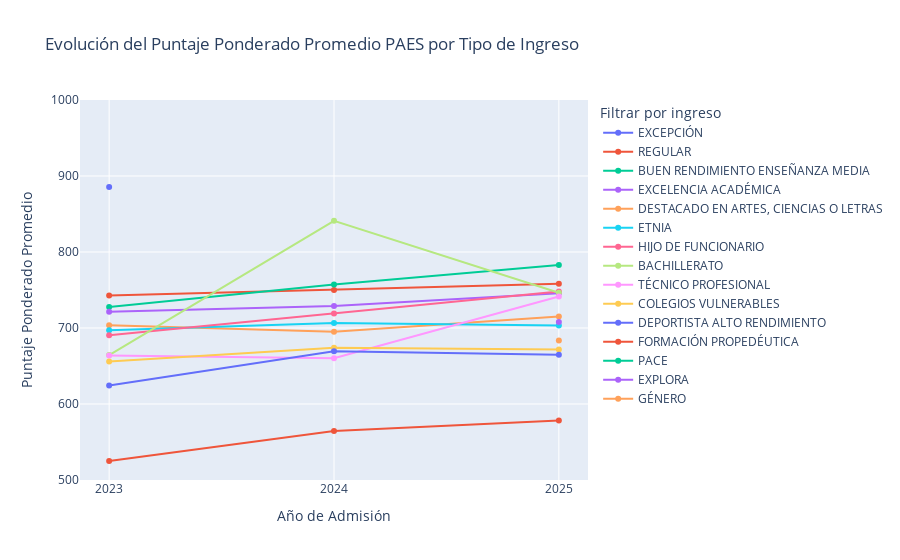

The notebook cell saved with this chart:
### Code cell
import plotly.express as px

# Crear gráfico interactivo
fig = px.line(
    tabla_ingreso,
    x="ANIO",
    y="PTJE_PONDERADO",
    color="INGRESO",
    markers=True,
    title="Evolución del Puntaje Ponderado Promedio PAES por Tipo de Ingreso",
    labels={
        "ANIO": "Año de Admisión",
        "PTJE_PONDERADO": "Puntaje Ponderado Promedio",
        "INGRESO": "Tipo de Ingreso"
    }
)

# Ajustar layout
fig.update_layout(
    yaxis=dict(range=[500, 1000]),
    xaxis=dict(type='category'),
    legend_title_text="Filtrar por ingreso"
)

fig.show()

### Figure 1 — Plotly figure (JSON) as saved in the notebook; plotly's stock layout.template omitted (floating-point values rounded to 4 significant figures)
{"data": [{"hovertemplate": "Tipo de Ingreso=EXCEPCIÓN<br>Año de Admisión=%{x}<br>Puntaje Ponderado Promedio=%{y}<extra></extra>", "legendgroup": "EXCEPCIÓN", "line": {"color": "#636efa", "dash": "solid"}, "marker": {"symbol": "circle"}, "mode": "lines+markers", "name": "EXCEPCIÓN", "orientation": "v", "showlegend": true, "type": "scatter", "x": ["2023"], "xaxis": "x", "y": [885.4], "yaxis": "y"}, {"hovertemplate": "Tipo de Ingreso=REGULAR<br>Año de Admisión=%{x}<br>Puntaje Ponderado Promedio=%{y}<extra></extra>", "legendgroup": "REGULAR", "line": {"color": "#EF553B", "dash": "solid"}, "marker": {"symbol": "circle"}, "mode": "lines+markers", "name": "REGULAR", "orientation": "v", "showlegend": true, "type": "scatter", "x": ["2023", "2024", "2025"], "xaxis": "x", "y": [742.9, 750.0, 758.2], "yaxis": "y"}, {"hovertemplate": "Tipo de Ingreso=BUEN RENDIMIENTO ENSEÑANZA MEDIA<br>Año de Admisión=%{x}<br>Puntaje Ponderado Promedio=%{y}<extra></extra>", "legendgroup": "BUEN RENDIMIENTO ENSEÑANZA MEDIA", "line": {"color": "#00cc96", "dash": "solid"}, "marker": {"symbol": "circle"}, "mode": "lines+markers", "name": "BUEN RENDIMIENTO ENSEÑANZA MEDIA", "orientation": "v", "showlegend": true, "type": "scatter", "x": ["2023", "2024", "2025"], "xaxis": "x", "y": [727.6, 757.2, 783.0], "yaxis": "y"}, {"hovertemplate": "Tipo de Ingreso=EXCELENCIA ACADÉMICA<br>Año de Admisión=%{x}<br>Puntaje Ponderado Promedio=%{y}<extra></extra>", "legendgroup": "EXCELENCIA ACADÉMICA", "line": {"color": "#ab63fa", "dash": "solid"}, "marker": {"symbol": "circle"}, "mode": "lines+markers", "name": "EXCELENCIA ACADÉMICA", "orientation": "v", "showlegend": true, "type": "scatter", "x": ["2023", "2024", "2025"], "xaxis": "x", "y": [721.3, 729.0, 745.9], "yaxis": "y"}, {"hovertemplate": "Tipo de Ingreso=DESTACADO EN ARTES, CIENCIAS O LETRAS<br>Año de Admisión=%{x}<br>Puntaje Ponderado Promedio=%{y}<extra></extra>", "legendgroup": "DESTACADO EN ARTES, CIENCIAS O LETRAS", "line": {"color": "#FFA15A", "dash": "solid"}, "marker": {"symbol": "circle"}, "mode": "lines+markers", "name": "DESTACADO EN ARTES, CIENCIAS O LETRAS", "orientation": "v", "showlegend": true, "type": "scatter", "x": ["2023", "2024", "2025"], "xaxis": "x", "y": [703.6, 695.1, 715.2], "yaxis": "y"}, {"hovertemplate": "Tipo de Ingreso=ETNIA<br>Año de Admisión=%{x}<br>Puntaje Ponderado Promedio=%{y}<extra></extra>", "legendgroup": "ETNIA", "line": {"color": "#19d3f3", "dash": "solid"}, "marker": {"symbol": "circle"}, "mode": "lines+markers", "name": "ETNIA", "orientation": "v", "showlegend": true, "type": "scatter", "x": ["2023", "2024", "2025"], "xaxis": "x", "y": [696.9, 706.5, 703.1], "yaxis": "y"}, {"hovertemplate": "Tipo de Ingreso=HIJO DE FUNCIONARIO<br>Año de Admisión=%{x}<br>Puntaje Ponderado Promedio=%{y}<extra></extra>", "legendgroup": "HIJO DE FUNCIONARIO", "line": {"color": "#FF6692", "dash": "solid"}, "marker": {"symbol": "circle"}, "mode": "lines+markers", "name": "HIJO DE FUNCIONARIO", "orientation": "v", "showlegend": true, "type": "scatter", "x": ["2023", "2024", "2025"], "xaxis": "x", "y": [690.5, 719.0, 748.2], "yaxis": "y"}, {"hovertemplate": "Tipo de Ingreso=BACHILLERATO<br>Año de Admisión=%{x}<br>Puntaje Ponderado Promedio=%{y}<extra></extra>", "legendgroup": "BACHILLERATO", "line": {"color": "#B6E880", "dash": "solid"}, "marker": {"symbol": "circle"}, "mode": "lines+markers", "name": "BACHILLERATO", "orientation": "v", "showlegend": true, "type": "scatter", "x": ["2023", "2024", "2025"], "xaxis": "x", "y": [664.4, 841.1, 746.3], "yaxis": "y"}, {"hovertemplate": "Tipo de Ingreso=TÉCNICO PROFESIONAL<br>Año de Admisión=%{x}<br>Puntaje Ponderado Promedio=%{y}<extra></extra>", "legendgroup": "TÉCNICO PROFESIONAL", "line": {"color": "#FF97FF", "dash": "solid"}, "marker": {"symbol": "circle"}, "mode": "lines+markers", "name": "TÉCNICO PROFESIONAL", "orientation": "v", "showlegend": true, "type": "scatter", "x": ["2023", "2024", "2025"], "xaxis": "x", "y": [663.7, 660.3, 741.4], "yaxis": "y"}, {"hovertemplate": "Tipo de Ingreso=COLEGIOS VULNERABLES<br>Año de Admisión=%{x}<br>Puntaje Ponderado Promedio=%{y}<extra></extra>", "legendgroup": "COLEGIOS VULNERABLES", "line": {"color": "#FECB52", "dash": "solid"}, "marker": {"symbol": "circle"}, "mode": "lines+markers", "name": "COLEGIOS VULNERABLES", "orientation": "v", "showlegend": true, "type": "scatter", "x": ["2023", "2024", "2025"], "xaxis": "x", "y": [655.8, 674.1, 671.7], "yaxis": "y"}, {"hovertemplate": "Tipo de Ingreso=DEPORTISTA ALTO RENDIMIENTO<br>Año de Admisión=%{x}<br>Puntaje Ponderado Promedio=%{y}<extra></extra>", "legendgroup": "DEPORTISTA ALTO RENDIMIENTO", "line": {"color": "#636efa", "dash": "solid"}, "marker": {"symbol": "circle"}, "mode": "lines+markers", "name": "DEPORTISTA ALTO RENDIMIENTO", "orientation": "v", "showlegend": true, "type": "scatter", "x": ["2023", "2024", "2025"], "xaxis": "x", "y": [624.4, 669.5, 664.9], "yaxis": "y"}, {"hovertemplate": "Tipo de Ingreso=FORMACIÓN PROPEDÉUTICA<br>Año de Admisión=%{x}<br>Puntaje Ponderado Promedio=%{y}<extra></extra>", "legendgroup": "FORMACIÓN PROPEDÉUTICA", "line": {"color": "#EF553B", "dash": "solid"}, "marker": {"symbol": "circle"}, "mode": "lines+markers", "name": "FORMACIÓN PROPEDÉUTICA", "orientation": "v", "showlegend": true, "type": "scatter", "x": ["2023", "2024", "2025"], "xaxis": "x", "y": [524.9, 564.6, 578.3], "yaxis": "y"}, {"hovertemplate": "Tipo de Ingreso=PACE<br>Año de Admisión=%{x}<br>Puntaje Ponderado Promedio=%{y}<extra></extra>", "legendgroup": "PACE", "line": {"color": "#00cc96", "dash": "solid"}, "marker": {"symbol": "circle"}, "mode": "lines+markers", "name": "PACE", "orientation": "v", "showlegend": true, "type": "scatter", "x": ["2023", "2024", "2025"], "xaxis": "x", "y": [null, null, null], "yaxis": "y"}, {"hovertemplate": "Tipo de Ingreso=EXPLORA<br>Año de Admisión=%{x}<br>Puntaje Ponderado Promedio=%{y}<extra></extra>", "legendgroup": "EXPLORA", "line": {"color": "#ab63fa", "dash": "solid"}, "marker": {"symbol": "circle"}, "mode": "lines+markers", "name": "EXPLORA", "orientation": "v", "showlegend": true, "type": "scatter", "x": ["2025"], "xaxis": "x", "y": [708.0], "yaxis": "y"}, {"hovertemplate": "Tipo de Ingreso=GÉNERO<br>Año de Admisión=%{x}<br>Puntaje Ponderado Promedio=%{y}<extra></extra>", "legendgroup": "GÉNERO", "line": {"color": "#FFA15A", "dash": "solid"}, "marker": {"symbol": "circle"}, "mode": "lines+markers", "name": "GÉNERO", "orientation": "v", "showlegend": true, "type": "scatter", "x": ["2025"], "xaxis": "x", "y": [683.6], "yaxis": "y"}], "layout": {"legend": {"title": {"text": "Filtrar por ingreso"}, "tracegroupgap": 0}, "title": {"text": "Evolución del Puntaje Ponderado Promedio PAES por Tipo de Ingreso"}, "xaxis": {"anchor": "y", "domain": [0, 1], "title": {"text": "Año de Admisión"}, "type": "category"}, "yaxis": {"anchor": "x", "domain": [0, 1], "range": [500, 1000], "title": {"text": "Puntaje Ponderado Promedio"}}}}
